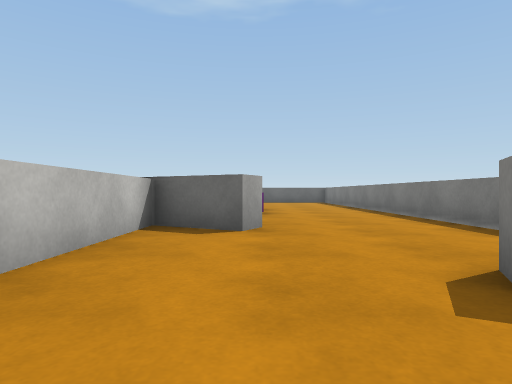
[1] (above)

23 first-person views from a walk through a scene from a Unity 3-D project. The camera is 0.55 m above the floor, looks level and sees 75° across. The floor is counted in squares, 1 m on a side. Each view is taken from the middle of a square. On the plan, view 1 faces up. The plan holds only what a view shows up to about 9 squares ahead; the rest is blank. The place goes on beyond the plan. The player character is not drawn. Surface patterns are stand-ins for the level's own textures.

[2]
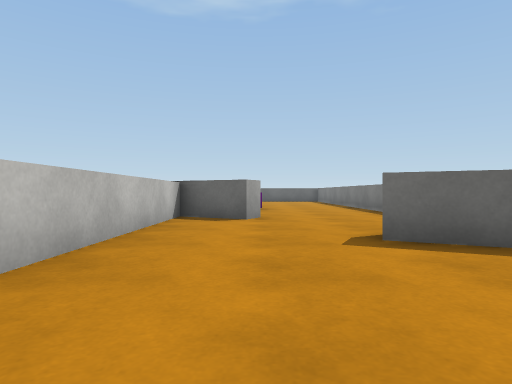

[3]
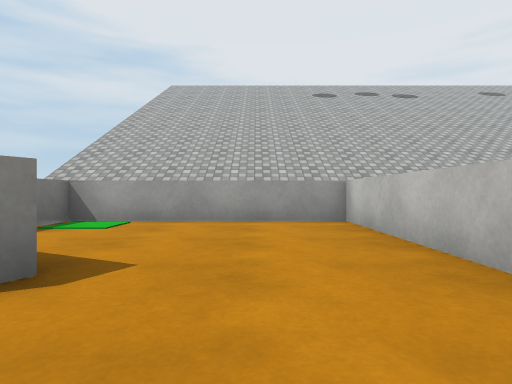

[4]
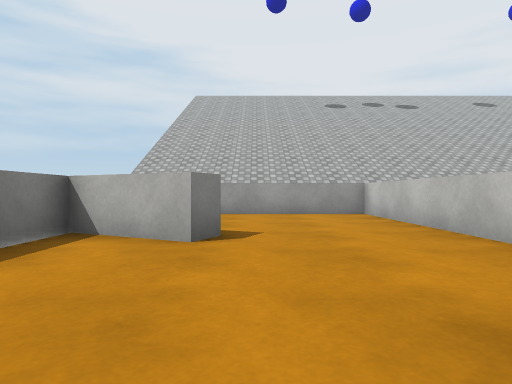

[5]
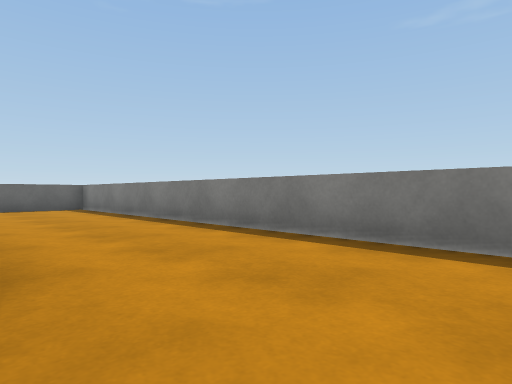

[6]
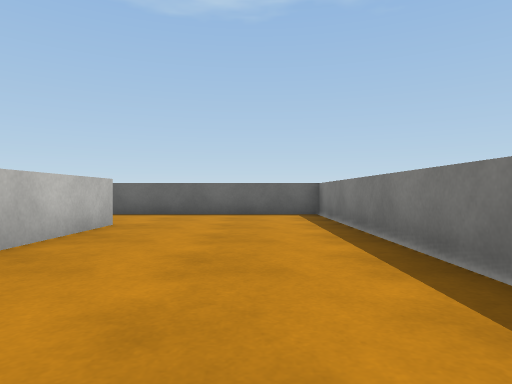

[7]
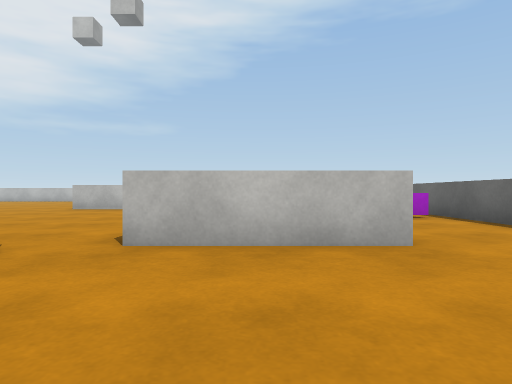

[8]
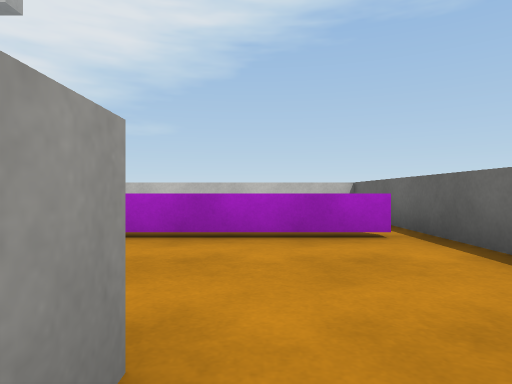

[9]
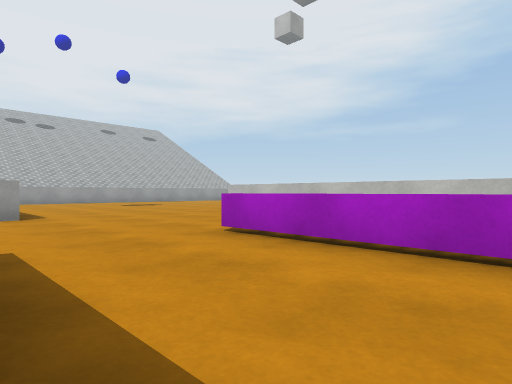

[10]
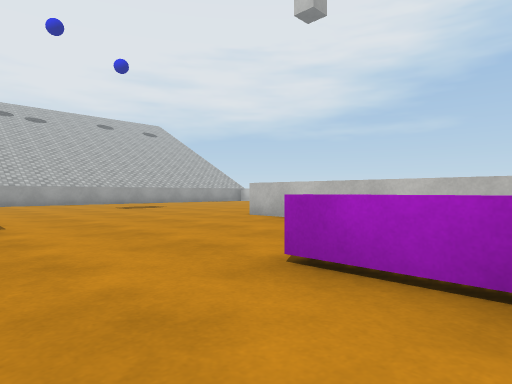

[11]
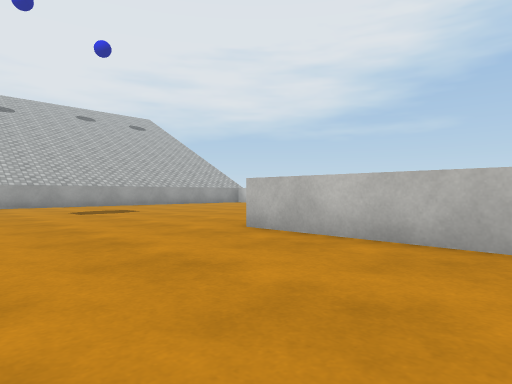

[12]
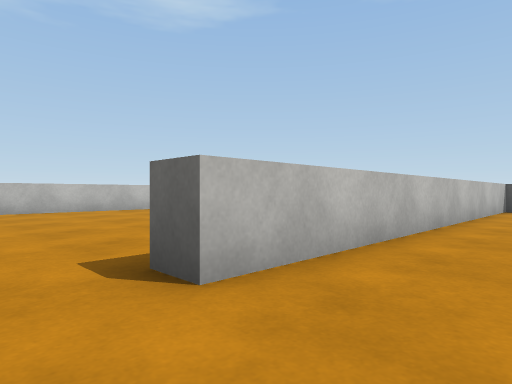

[13]
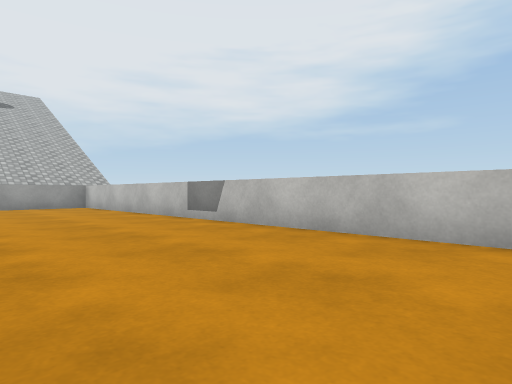

[14]
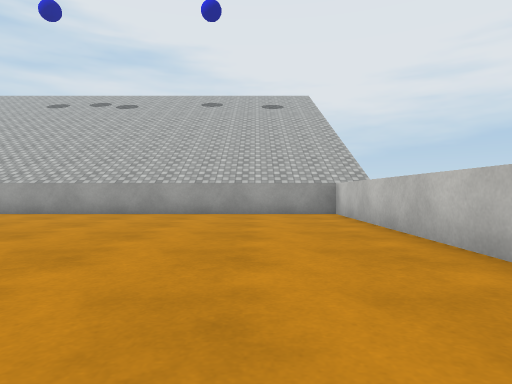

[15]
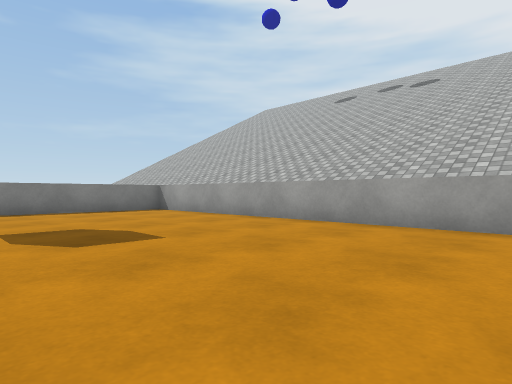

[16]
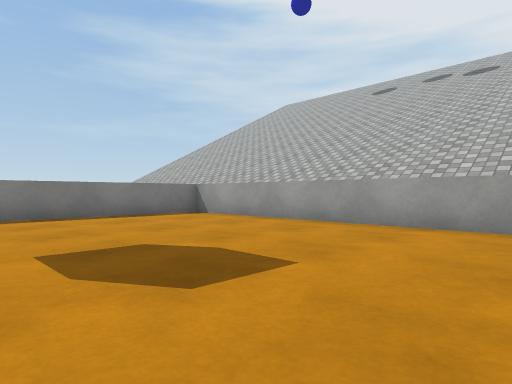

[17]
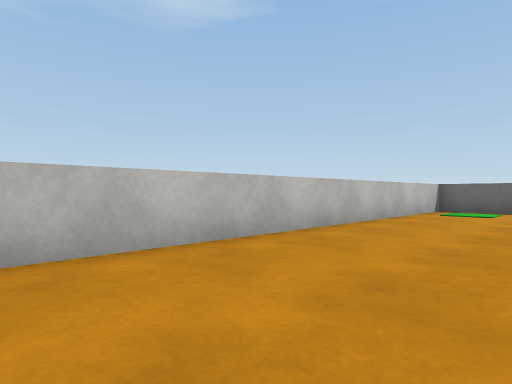

[18]
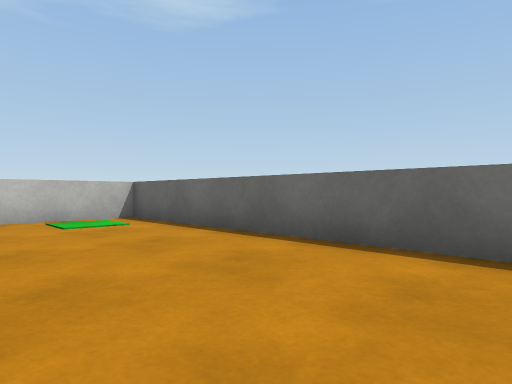

[19]
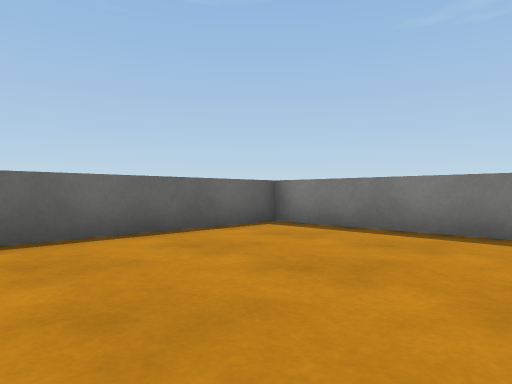

[20]
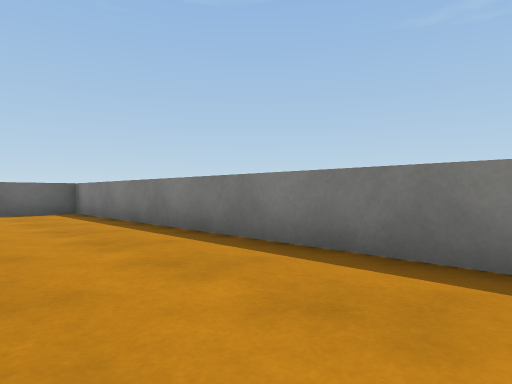

[21]
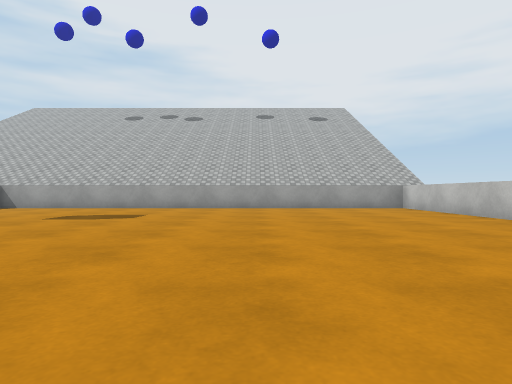

[22]
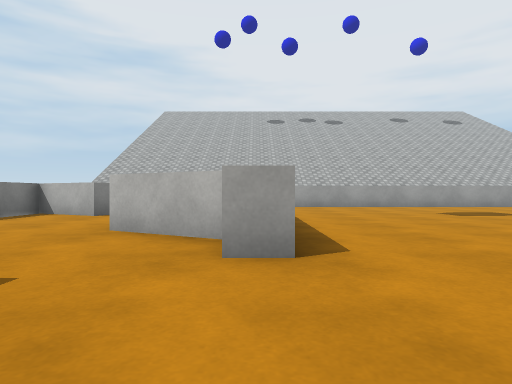

[23]
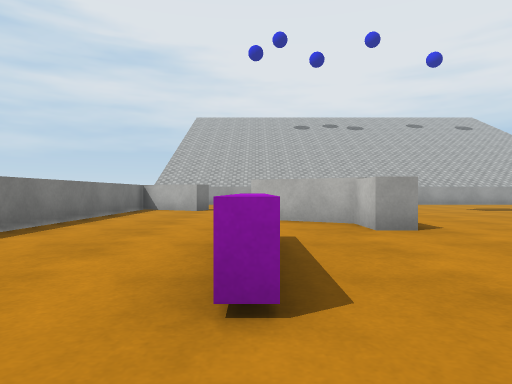

### Floor plan
Key: @ floor where view 1 was taken; # wall or solid block; . floor; ^ raised ledge.
Columns run from 16 left of view 1 to 4 right of it. Each row starts with its distance up from view 1.
 17 #####################
 16 #.......#. .^.......#
 15 #.......#. .^.......#
 14 #.......#. .^..#....#
 13 #.......#. .^..#....#
 12 #..  ...#.  ^..#....#
 11 #... ...#...........#
 10 #.......#.......^...#
  9 #.......#.......^...#
  8 #.......#...........#
  7 #.............#.....#
  6 #.............##....#
  5 #.............###...#
  4 #.............#.....#
  3 #.............#.....#
  2 #.............#...###
  1 #.............#....##
  0 #.............#.@...
 -1 #.............#.....
 -2 #.............#.....#
 -3 #####################

Positions as (right, up) in squares from view 1, and headings:
1: (0, 0), facing up
2: (0, -2), facing up
3: (0, 4), facing down
4: (1, 6), facing down
5: (0, 6), facing up-right
6: (2, 9), facing up
7: (3, 13), facing left
8: (0, 15), facing left
9: (-1, 15), facing down-left
10: (-2, 13), facing down-left
11: (-4, 11), facing down-left
12: (-6, 6), facing up-left
13: (-12, 10), facing down-left
14: (-14, 6), facing down
15: (-12, 3), facing down-right
16: (-10, 3), facing down-right
17: (-13, 7), facing up-left
18: (-9, 14), facing up-left
19: (-13, 13), facing up-right
20: (-11, 8), facing up-right
21: (-11, 9), facing down
22: (-2, 10), facing down
23: (0, 12), facing down
